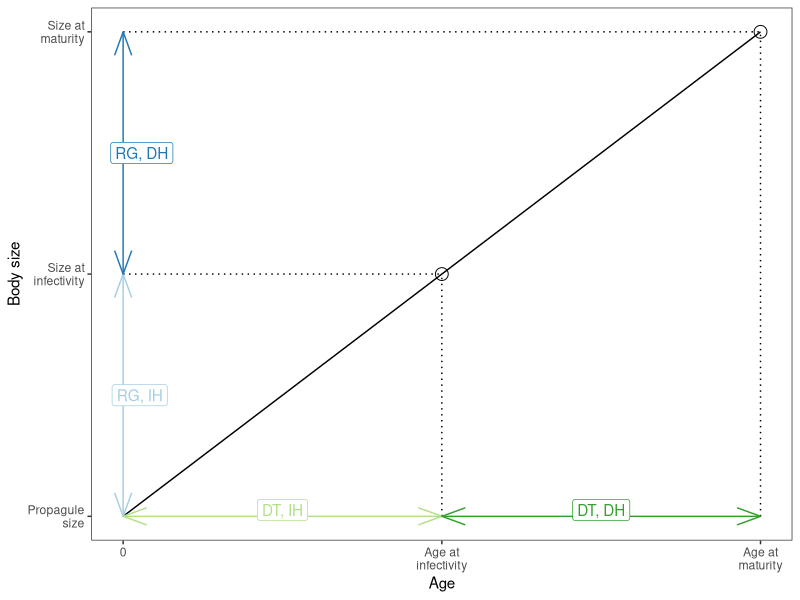
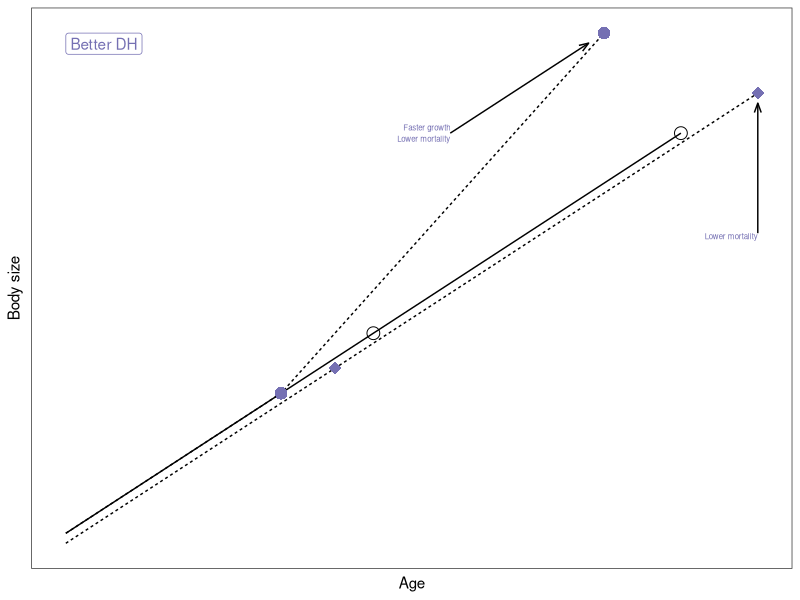
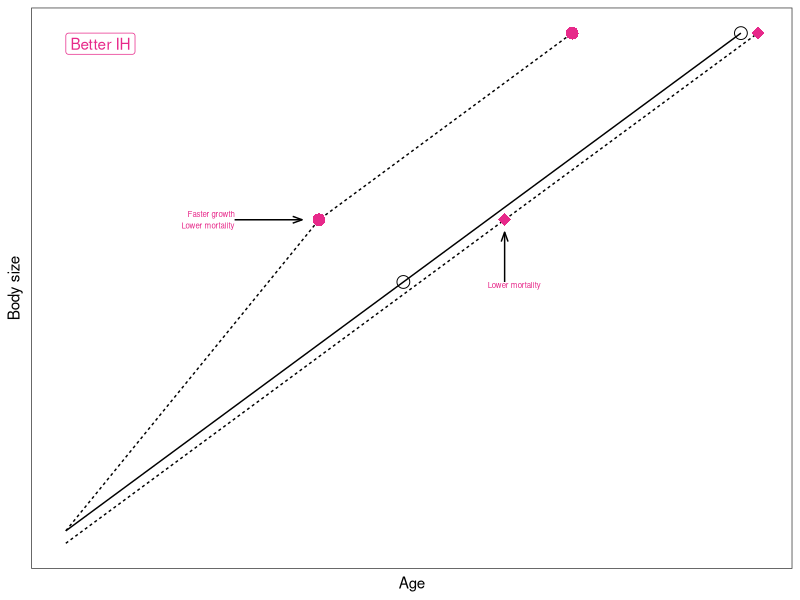
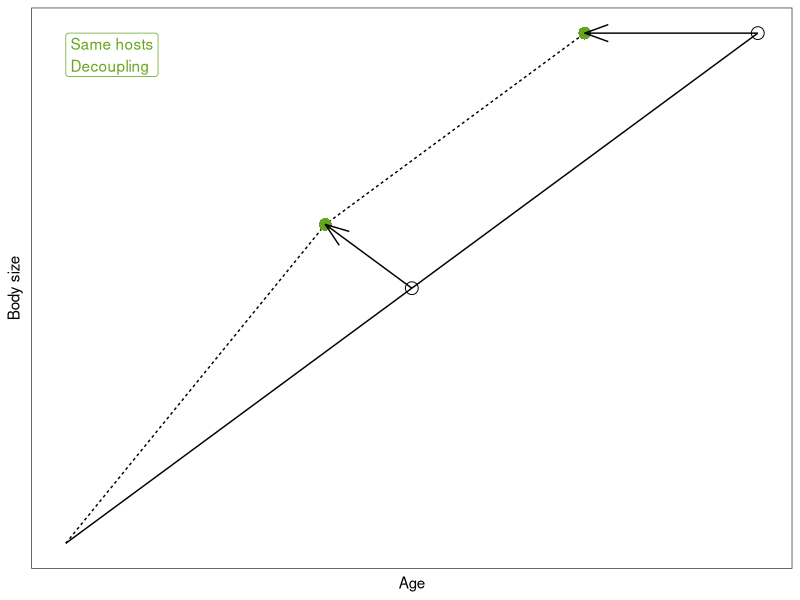
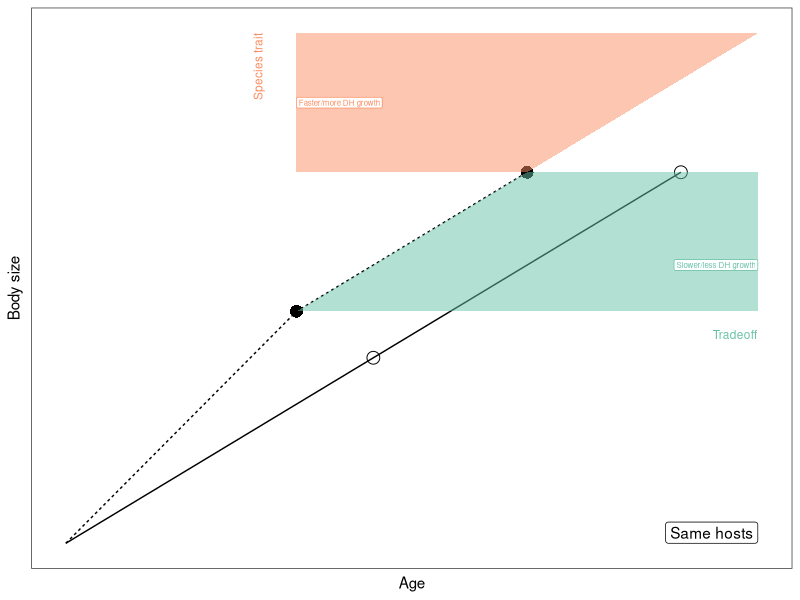
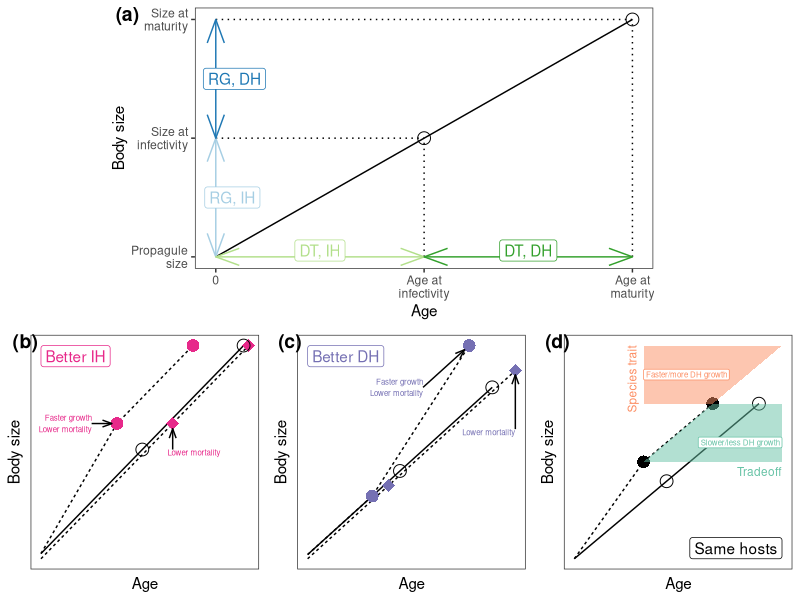

The R source for these figures, in order:
## ---- chunk 1
library(tidyverse)
knitr::opts_chunk$set(warning = FALSE, message = FALSE, echo = FALSE)
options(stringsAsFactors = FALSE)
theme_set(new = theme_bw())
## ---- chunk 2
size <- c(0, 2, 4)
age <- c(0, 2, 4)
dp <- data.frame(size, age, stage = c("propagule", "int", "def"))
## ---- chunk 3
pal <- RColorBrewer::brewer.pal(n = 8, name = "Paired")
## ---- chunk 4
f1a <- ggplot(dp, aes(age, size)) +
  geom_line() +
  geom_point(data = dp%>%filter(size!=0),
             size = 4, 
             shape = 1) +
  theme(panel.grid.minor = element_blank(),
        panel.grid.major = element_blank(),
        # axis.text = element_blank(),
        # axis.ticks = element_blank()
        ) +
  scale_x_continuous(breaks = c(0, dp$age[2], dp$age[3]), 
                     labels = c("0", "Age at\ninfectivity", "Age at\nmaturity")) +
  scale_y_continuous(breaks = c(0, dp$size[2], dp$size[3]), 
                     labels = c("Propagule\nsize", "Size at\ninfectivity", "Size at\nmaturity")) +
  labs(x = "Age", y = "Body size") +
  # dotted lines from axes
  annotate("segment",
           x = dp$age[2], xend = dp$age[2],
           y = 0, yend = dp$size[2],
           linetype = "dotted") +
  annotate("segment",
           x = dp$age[3], xend = dp$age[3],
           y = 0, yend = dp$size[3],
           linetype = "dotted") +
  annotate("segment",
           y = dp$size[2], yend = dp$size[2],
           x = 0, xend = dp$age[2],
           linetype = "dotted") +
  annotate("segment",
           y = dp$size[3], yend = dp$size[3],
           x = 0, xend = dp$age[3],
           linetype = "dotted") +
  # relative growth lines
  annotate("segment",
           y = 0, yend = dp$size[2],
           x = 0, xend = 0,
           arrow = arrow(ends = "both", angle = 20, type = "open"),
           color = pal[1]
           ) +
  annotate("segment",
           y = dp$size[2], yend = dp$size[3],
           x = 0, xend = 0,
           arrow = arrow(ends = "both", angle = 20, type = "open"),
           color = pal[2]) +
  annotate("label",
           label = "RG, IH",
           x = 0,
           y = dp$size[2]/2,
           hjust = 0.2,
           color = pal[1]) + 
  annotate("label",
           label = "RG, DH",
           x = 0,
           y = (dp$size[2] + dp$size[3])/2, 
           hjust = 0.2,
           color = pal[2]) +
  # devo time lines
  annotate("segment",
           y = 0, yend = 0,
           x = 0, xend = dp$age[2],
           arrow = arrow(ends = "both", angle = 20, type = "open"),
           color = pal[3]
           ) +
  annotate("segment",
           y = 0, yend = 0,
           x = dp$age[2], xend = dp$age[3],
           arrow = arrow(ends = "both", angle = 20, type = "open"),
           color = pal[4]) +
  annotate("label",
           label = "DT, IH",
           y = 0,
           x = dp$age[2]/2, 
           vjust = 0.2,
           color = pal[3]) + 
  annotate("label",
           label = "DT, DH",
           y = 0,
           x = (dp$age[2] + dp$age[3])/2, 
           vjust = 0.2,
           color = pal[4])
f1a
## ---- chunk 5
pal2 <- RColorBrewer::brewer.pal(6, name = "Dark2")
pal2 <- pal2[3:6]
## ---- chunk 6
# better def host - more growth
size <- c(0, 1.75, 4.5)-0.1
age <- c(0, 1.75, 4.5)
dp2 <- data.frame(size, age, stage = c("propagule", "int", "def"), better_dh = "yes", mg = "c")

# better def host - faster growth
size <- c(0, 1.4, 5)
age <- c(0, 1.4, 3.5)
dp3 <- data.frame(size, age, stage = c("propagule", "int", "def"), better_dh = "yes", mg = "b")

dp_dh <- bind_rows(dp2, dp3, dp%>%mutate(better_dh = "no", mg="a"))
## ---- chunk 7
f1b1 <- ggplot(dp_dh, aes(age, size)) +
  geom_line(aes(group = mg, linetype = better_dh)) +
  geom_point(data = dp_dh%>%filter(size!=0, !size < 0),
             aes(color = better_dh, shape = mg),
             size = 4) +
  theme(panel.grid.minor = element_blank(),
        panel.grid.major = element_blank(),
        axis.text = element_blank(),
        axis.ticks = element_blank()
        ) +
  scale_color_manual(values = c("black", pal2[1])) +
  scale_shape_manual(values = c(1, 16, 18)) +
  labs(x = "Age", y = "Body size", title = ) +
  # annotate("segment",
  #          y = filter(dp_dh, stage == "int", better_dh == "no")$size, 
  #          yend = filter(dp_dh, stage == "int", better_dh == "yes")$size,
  #          x = filter(dp_dh, stage == "int", better_dh == "no")$age, 
  #          xend = filter(dp_dh, stage == "int", better_dh == "yes")$age,
  #          arrow = arrow(ends = "last", angle = 20, type = "open")
  #          ) +
  # annotate("segment",
  #          y = filter(dp_dh, stage == "def", better_dh == "no")$size,
  #          yend = filter(dp_dh, stage == "def", better_dh == "yes")$size,
  #          x = filter(dp_dh, stage == "def", better_dh == "no")$age,
  #          xend = filter(dp_dh, stage == "def", better_dh == "yes")$age,
  #          arrow = arrow(ends = "last", angle = 20, type = "open")
  #          ) +
  annotate("segment", # for low mort/fast grow
           y = 4,
           yend = 4.9,
           x = 2.5,
           xend = 3.4,
           arrow = arrow(ends = "last", angle = 20, type = "open", length = unit(0.1, "inches") ),
           ) +
  annotate("segment", # for low mort
           y = 3,
           yend = 4.3,
           x = 4.5,
           xend = 4.5,
           arrow = arrow(ends = "last", angle = 20, type = "open", length = unit(0.1, "inches") ),
           ) +
  annotate("label",
           label = "Better DH",
           y = max(dp_dh$size), 
           x = min(dp_dh$age), 
           color = pal2[1],
           hjust = 0, vjust = 1
           ) +
  annotate("text",
           label = "Faster growth\nLower mortality",
           y = 4, 
           x = 2.5, 
           color = pal2[1],
           hjust = 1, 
           # vjust = 0,
           size = 2
           ) +
  annotate("text",
           label = "Lower mortality",
           y = 3, 
           x = 4.5, 
           color = pal2[1],
           hjust = 1, vjust = 1,
           size = 2
           ) +
  guides(shape = F, linetype = F, color = F)
f1b1
## ---- chunk 8
# better int host - just more growth
size <- c(0-.1, 2.5, 4)
age <- c(0, 2.6, 4.1)
dp2 <- data.frame(size, age, stage = c("propagule", "int", "def"), better_dh = "yes", mg = "c")

# better int host - faster growth
size <- c(0, 2.5, 4)
age <- c(0, 1.5, 3)
dp3 <- data.frame(size, age, stage = c("propagule", "int", "def"), better_dh = "yes", mg = "b")


dp_dh <- bind_rows(dp2, dp3, dp%>%mutate(better_dh = "no", mg="a"))
## ---- chunk 9
f1b2 <- ggplot(dp_dh, aes(age, size)) +
  geom_line(aes(group = mg, linetype = better_dh)) +
  geom_point(data = dp_dh%>%filter(size!=0, !size < 0),
             aes(color = better_dh, shape = mg),
             size = 4) +
  theme(panel.grid.minor = element_blank(),
        panel.grid.major = element_blank(),
        axis.text = element_blank(),
        axis.ticks = element_blank()
        ) +
  scale_color_manual(values = c("black", pal2[2])) +
  scale_shape_manual(values = c(1, 16, 18)) +
  labs(x = "Age", y = "Body size", title = ) +
  # annotate("segment",
  #          y = filter(dp_dh, stage == "int", better_dh == "no")$size, 
  #          yend = filter(dp_dh, stage == "int", better_dh == "yes")$size,
  #          x = filter(dp_dh, stage == "int", better_dh == "no")$age, 
  #          xend = filter(dp_dh, stage == "int", better_dh == "yes")$age,
  #          arrow = arrow(ends = "last", angle = 20, type = "open"),
  #          # color = pal[5]
  #          ) +
  # annotate("segment",
  #          y = filter(dp_dh, stage == "def", better_dh == "no")$size, 
  #          yend = filter(dp_dh, stage == "def", better_dh == "yes")$size,
  #          x = filter(dp_dh, stage == "def", better_dh == "no")$age, 
  #          xend = filter(dp_dh, stage == "def", better_dh == "yes")$age,
  #          arrow = arrow(ends = "last", angle = 20, type = "open"),
  #          # color = pal[6]
  #          ) +
  annotate("segment",
           y = 2.5,
           yend = 2.5,
           x = 1,
           xend = 1.4,
           arrow = arrow(ends = "last", angle = 20, type = "open", length = unit(0.1, "inches") ),
           ) +
  annotate("segment",
           y = 2,
           yend = 2.4,
           x = 2.6,
           xend = 2.6,
           arrow = arrow(ends = "last", angle = 20, type = "open", length = unit(0.1, "inches") ),
           ) +
  annotate("label",
           label = "Better IH",
           y = max(dp_dh$size), 
           x = min(dp_dh$age), 
           color = pal2[2],
           hjust = 0, vjust = 1
           ) +
  annotate("text",
           label = "Faster growth\nLower mortality",
           y = 2.5, 
           x = 1, 
           color = pal2[2],
           hjust = 1, 
           # vjust = 0,
           size = 2
           ) +
  annotate("text",
           label = "Lower mortality",
           y = 2, 
           x = 2.5, 
           color = pal2[2],
           hjust = 0, vjust = 1,
           size = 2
           ) +
  guides(shape = F, linetype = F, color = F)
f1b2
## ---- chunk 10
# better perf in int host
size <- c(0, 2.5, 4)
age <- c(0, 1.5, 3)
dp2 <- data.frame(size, age, stage = c("propagule", "int", "def"), better_dh = "yes")


dp_dh <- bind_rows(dp2, dp%>%mutate(better_dh = "no"))
## ---- chunk 11
f1b3 <- ggplot(dp_dh, aes(age, size)) +
  geom_line(aes(group = better_dh, linetype = better_dh)) +
  geom_point(data = dp_dh%>%filter(size!=0),
             aes(color = better_dh, shape = better_dh),
             size = 4) +
  theme(panel.grid.minor = element_blank(),
        panel.grid.major = element_blank(),
        axis.text = element_blank(),
        axis.ticks = element_blank()
        ) +
  scale_color_manual(values = c("black", pal2[3])) +
  scale_shape_manual(values = c(1, 16)) +
  labs(x = "Age", y = "Body size", title = ) +
  annotate("segment",
           y = filter(dp_dh, stage == "int", better_dh == "no")$size, 
           yend = filter(dp_dh, stage == "int", better_dh == "yes")$size,
           x = filter(dp_dh, stage == "int", better_dh == "no")$age, 
           xend = filter(dp_dh, stage == "int", better_dh == "yes")$age,
           arrow = arrow(ends = "last", angle = 20, type = "open"),
           # color = pal[5]
           ) +
  annotate("segment",
           y = filter(dp_dh, stage == "def", better_dh == "no")$size, 
           yend = filter(dp_dh, stage == "def", better_dh == "yes")$size,
           x = filter(dp_dh, stage == "def", better_dh == "no")$age, 
           xend = filter(dp_dh, stage == "def", better_dh == "yes")$age,
           arrow = arrow(ends = "last", angle = 20, type = "open"),
           # color = pal[6]
           ) +
  annotate("label",
           label = "Same hosts\nDecoupling",
           y = max(dp_dh$size),
           x = min(dp_dh$age),
           color = pal2[3],
           hjust = 0, vjust = 1
           ) +
  guides(shape = F, linetype = F, color = F)
f1b3
## ---- chunk 12
f1b4 <- ggplot(dp_dh, aes(age, size)) +
  geom_line(aes(group = better_dh, linetype = better_dh)) +
  geom_point(data = dp_dh%>%filter(size!=0),
             aes(color = better_dh, shape = better_dh),
             size = 4) +
  theme(panel.grid.minor = element_blank(),
        panel.grid.major = element_blank(),
        axis.text = element_blank(),
        axis.ticks = element_blank()
        ) +
  scale_color_manual(values = c("black", "black")) +
  scale_shape_manual(values = c(1, 16)) +
  labs(x = "Age", y = "Body size", title = ) +
  guides(shape = F, linetype = F, color = F)
## ---- chunk 13
pal <- RColorBrewer::brewer.pal(n=8,"Set2")
size <- c(2.5, 2.5, 4,4)
age <- c(1.5, 4.5, 4.5, 3)
dpx <- data.frame(size, age)

size <- c(4, 4, 2.5+1*3)
age <- c(3, 4.5, 4.5)
dpx2 <- data.frame(size, age)

size <- c(2.5, 4, 4)
age <- c(1.5, 1.5, 3)
dpx3 <- data.frame(size, age)

size <- c(4, 5.5, 5.5, 4)
age <- c(1.5, 1.5, 4.5, 3)
dpx4 <- data.frame(size, age)
## ---- chunk 14
f1b4 <- f1b4 + 
  geom_polygon(data = dpx, fill = pal[1], alpha = 0.5) +
  # geom_polygon(data = dpx2, fill = pal[1], alpha = 0.25) +
  # geom_polygon(data = dpx3, fill = pal[2], alpha = 0.25) +
  geom_polygon(data = dpx4, fill = pal[2], alpha = 0.5) +
  annotate("text",
           label = "Tradeoff",
           y = 2.25,
           x = 4.5,
           size = 3,
           hjust = 1,
           color = pal[1]
           ) +
  annotate("label",
           label = "Slower/less DH growth",
           y = 3,
           x = 4.5,
           color = pal[1],
           size = 2,
           hjust = 1
           ) +
  # annotate("label",
  #          label = "Slow DH growth",
  #          y = 4.4,
  #          x = 4.5,
  #          color = pal[1],
  #          hjust = 1
  #          ) +
  annotate("text",
           label = "Species trait",
           y = 5.5,
           x = 1.25,
           color = pal[2],
           angle = 90,
           size = 3,
           hjust = 1
           ) +
  annotate("label",
           label = "Faster/more DH growth",
           y = 4.75,
           x = 1.5,
           size = 2,
           color = pal[2],
           hjust = 0
           ) +
  # annotate("label",
  #          label = "Fast DH growth",
  #          y = 3.5,
  #          x = 1.5,
  #          color = pal[2],
  #          hjust = 0
  #          ) +
  annotate("label",
           label = "Same hosts",
           y = 0,
           x = 4.5,
           color = "black",
           hjust = 1, vjust = 0
           ) 
f1b4
## ---- chunk 15
library(cowplot)
## ---- chunk 16
# # long fig
# f1ax <- plot_grid(NULL,f1a,NULL,
#                  rel_heights = c(1,2,1),
#                  ncol = 1)
# 
# f1b <- plot_grid(f1b1,f1b2,f1b4, 
#                  labels = c("(b)", "(c)", "(d)"),
#                  ncol = 1)
# 
# f1 <- plot_grid(f1ax, f1b, 
#                 rel_widths = c(1.5, 1),
#                 nrow = 1)
## ---- chunk 17
# ggsave(f1, filename = "../figs/fig1x.png", width = 6, height = 6)
## ---- chunk 18
# wide fig
f1ax <- plot_grid(NULL,f1a,NULL,
                 rel_widths = c(0.75,4,1),
                 nrow = 1, 
                 labels = c("", "(a)", ""))

f1b <- plot_grid(f1b2,f1b1,f1b4, 
                 align = "hv",
                 labels = c("(b)", "(c)", "(d)"),
                 nrow = 1)
## ---- chunk 19
f1 <- plot_grid(f1ax, f1b, 
                rel_heights = c(1.2, 1),
                ncol = 1)
## ---- chunk 20
ggsave(f1, filename = "../figs/fig1xx.png", width = 8, height = 6)
## ---- chunk 21
# ggsave(f1, filename = "../figs/fig1x.png", width = 8, height = 12)
# ggsave(f1, filename = "../figs/fig1.svg", width = 8, height = 12)
